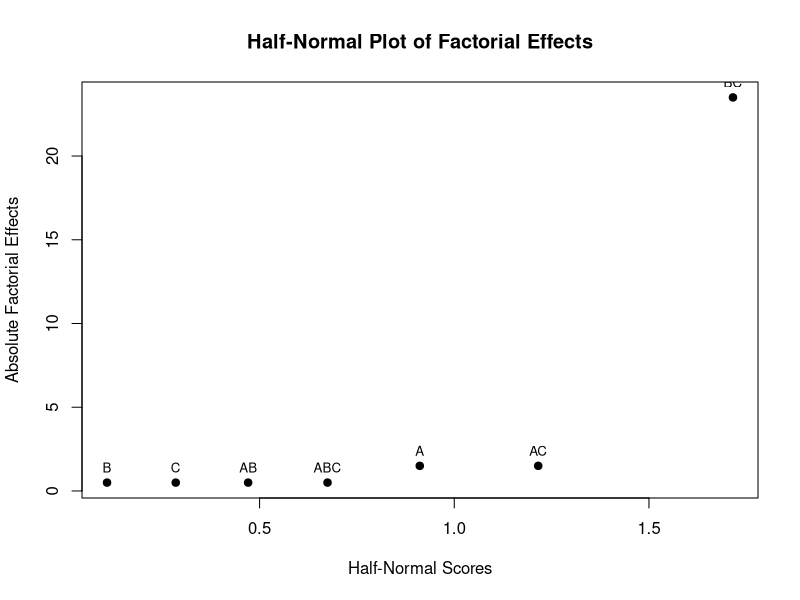

Source code (R):
# ============================================================
# Q2(e): Factorial Effects and Lenth's Method
# ============================================================

# 1. Enter the factorial runs
design <- data.frame(
  A = c(-1, 1, -1, 1, -1, 1, -1, 1),
  B = c(-1, -1, 1, 1, -1, -1, 1, 1),
  C = c(-1, -1, -1, -1, 1, 1, 1, 1),
  Y = c(60, 62, 82, 86, 85, 85, 61, 61)
)

# 2. Calculate interaction columns
design$AB  <- design$A * design$B
design$AC  <- design$A * design$C
design$BC  <- design$B * design$C
design$ABC <- design$A * design$B * design$C

# 3. Calculate seven factorial effects
effect_names <- c("A", "B", "C", "AB", "AC", "BC", "ABC")

effects <- sapply(effect_names, function(x) {
  sum(design[[x]] * design$Y) / 4
})

cat("Factorial Effects:\n")
print(effects)

# 4. Lenth's method
m <- length(effects)
abs_effects <- abs(effects)

s0 <- 1.5 * median(abs_effects)

PSE <- 1.5 * median(
  abs_effects[abs_effects < 2.5 * s0]
)

df <- m / 3

cat("\nInitial scale estimate (s0):", s0, "\n")
cat("Pseudo standard error (PSE):", PSE, "\n")
cat("Approximate degrees of freedom:", df, "\n")

# 5. Calculate ME and SME
alpha <- c(0.05, 0.01)

ME <- qt(1 - alpha / 2, df = df) * PSE

SME <- qt(
  1 - alpha / (2 * m),
  df = df
) * PSE

results <- data.frame(
  Alpha = alpha,
  ME = ME,
  SME = SME
)

cat("\nLenth's Method Thresholds:\n")
print(results)

# 6. Identify significant effects using SME
for (i in seq_along(alpha)) {
  significant <- names(effects)[abs(effects) > SME[i]]

  cat("\nSignificant effects at alpha =", alpha[i], ":\n")
  print(significant)
}

# 7. Approximate p-value of the largest effect
largest_effect <- max(abs(effects))
t_value <- largest_effect / PSE

approx_p <- 2 * pt(-t_value, df = df)

cat("\nLargest absolute effect:", largest_effect, "\n")
cat("Approximate t statistic:", t_value, "\n")
cat("Approximate p-value:", approx_p, "\n")

# 8. Half-normal plot
ordered_effects <- sort(abs_effects)

half_normal_scores <- qnorm(
  (1 + ppoints(m)) / 2
)

plot(
  half_normal_scores,
  ordered_effects,
  main = "Half-Normal Plot of Factorial Effects",
  xlab = "Half-Normal Scores",
  ylab = "Absolute Factorial Effects",
  pch = 19
)

text(
  half_normal_scores,
  ordered_effects,
  labels = names(ordered_effects),
  pos = 3,
  cex = 0.8
)
